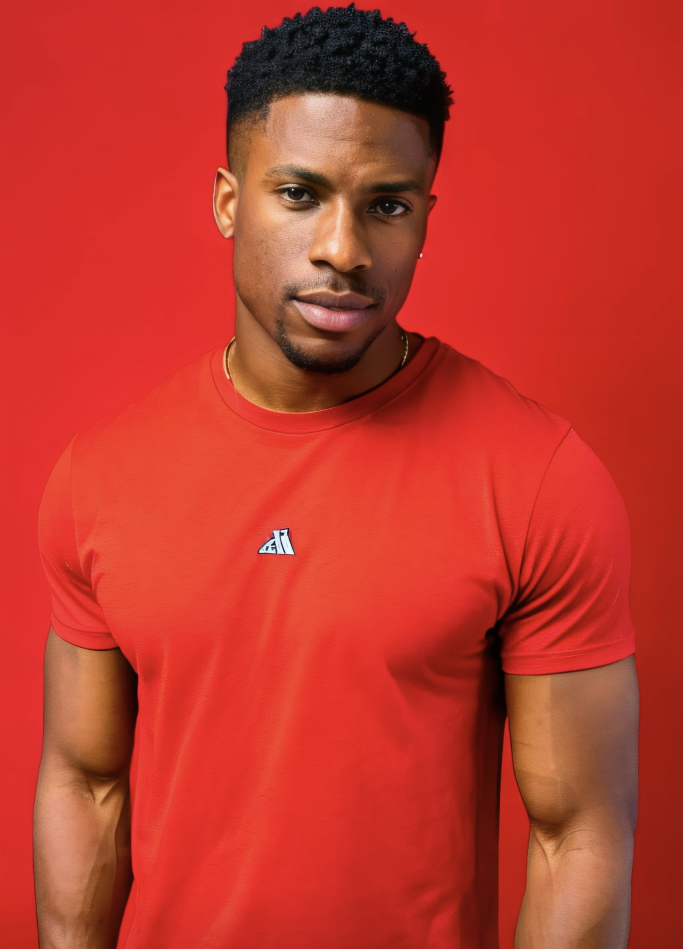
#> input picture IMG_6119.jpg, 2048 x 2847 px (shown at 1/3 size)
$ python -i train_batch_classifier.py   (imports and definitions only)
#> lines starting #> are read from the running program, lines starting #| are printed output that depends on the picture
import json
import os
import numpy as np
from PIL import Image, ImageEnhance, ImageOps
from tqdm import tqdm
from sklearn.model_selection import train_test_split
from sklearn.preprocessing import LabelEncoder
import tensorflow as tf
from tensorflow.keras.models import Sequential, Model
from tensorflow.keras.layers import Conv2D, MaxPooling2D, Flatten, Dense, Dropout, GlobalAveragePooling2D
from tensorflow.keras.callbacks import EarlyStopping
from collections import Counter
import random
from tensorflow.keras.callbacks import EarlyStopping, ReduceLROnPlateau
from tensorflow.keras.applications import ResNet50V2
from tensorflow.keras.applications.resnet_v2 import preprocess_input
import sqlite3


IMG_SIZE = (224, 224)
DATA_DIR = os.getenv("UPLOAD_DIR", "uploads")
DB_PATH = os.getenv("DB_PATH", os.path.join(DATA_DIR, "app.db"))
METADATA_FILE = "./clg_microdot_metadata.json"
BATCH = 8
EPOCHS = 30

# --- Augmentation Functions ---
MIN_SAMPLES_PER_CLASS = 10

def augment_image(img_array):
    """Apply more aggressive augmentations"""
    img = Image.fromarray((img_array * 255).astype(np.uint8))

    # More rotation range
    if random.random() > 0.3:  # More frequent
        angle = random.uniform(-25, 25)  # Wider range
        img = img.rotate(angle, fillcolor=(255, 255, 255))

    # More brightness/contrast variation
    if random.random() > 0.3:
        enhancer = ImageEnhance.Brightness(img)
        factor = random.uniform(0.7, 1.3)  # Wider range
        img = enhancer.enhance(factor)

    if random.random() > 0.3:
        enhancer = ImageEnhance.Contrast(img)
        factor = random.uniform(0.7, 1.3)
        img = enhancer.enhance(factor)

    # Add sharpness variation
    if random.random() > 0.5:
        enhancer = ImageEnhance.Sharpness(img)
        factor = random.uniform(0.8, 1.2)
        img = enhancer.enhance(factor)

    # Add color variation
    if random.random() > 0.5:
        enhancer = ImageEnhance.Color(img)
        factor = random.uniform(0.9, 1.1)
        img = enhancer.enhance(factor)

    # Random horizontal flip
    if random.random() > 0.5:
        img = ImageOps.mirror(img)

    # More noise
    if random.random() > 0.3:
        img_array = np.array(img) / 255.0
        noise = np.random.normal(0, 0.03, img_array.shape)  # Slightly more noise
        img_array = np.clip(img_array + noise, 0, 1)
        return img_array

    return np.array(img.resize(IMG_SIZE)) / 255.0

# --- Load Images and Labels ---
images = []
labels = []
batch_metadata = {}

# Optionally enrich metadata from SQLite DB if present
# db_path = os.path.join(DATA_DIR, "app.db")
db_metadata_by_batch = {}
# [30 lines not run here, left out]

total_folders = 0
# [36 lines not run here, left out]


# --- Prepare Data ---
X = np.array(images)
# [1 line that did not run here, left out]
# [1 line not run here, left out]

le = LabelEncoder()
y = le.fit_transform(labels)
class_names = le.classes_

# Check final class distribution
class_counts = Counter(y)
# [2 lines not run here, left out]

# Now we can safely use stratified split
# [1 line that did not run here, left out]
# [1 line not run here, left out]

# --- Build Model with Transfer Learning ---
from tensorflow.keras.applications import ResNet50V2
from tensorflow.keras.applications.resnet_v2 import preprocess_input

def create_model():
    base_model = ResNet50V2(
        weights='imagenet',
        include_top=False,
        input_shape=(IMG_SIZE[0], IMG_SIZE[1], 3)
    )
    # Phase 1: freeze backbone, train head only
    base_model.trainable = False

    inputs = base_model.input
    x = base_model.output
    x = GlobalAveragePooling2D()(x)
    x = Dropout(0.3)(x)
    x = Dense(512, activation='relu')(x)
    x = Dropout(0.5)(x)
    x = Dense(256, activation='relu')(x)
    x = Dropout(0.3)(x)
    outputs = Dense(len(class_names), activation='softmax')(x)

    model = Model(inputs=inputs, outputs=outputs)

    # Head-only compile: higher LR is okay since backbone is frozen
    optimizer = tf.keras.optimizers.Adam(learning_rate=0.001)
    model.compile(optimizer=optimizer, loss='sparse_categorical_crossentropy', metrics=['accuracy'])
    return model

# Create initial model
# [1 line that did not run here, left out]
# [1 line not run here, left out]


# [4 lines that did not run here, left out]

# --- Train ---
# [1 line not run here, left out]
# [8 lines that did not run here, left out]

# --- Save Model & Label Map ---
# [7 lines not run here, left out]

# --- Evaluate Final Model ---
# [1 line that did not run here, left out]
# [3 lines not run here, left out]

>>> import cv2
>>> picture = cv2.imread('IMG_6119.jpg', cv2.IMREAD_GRAYSCALE)
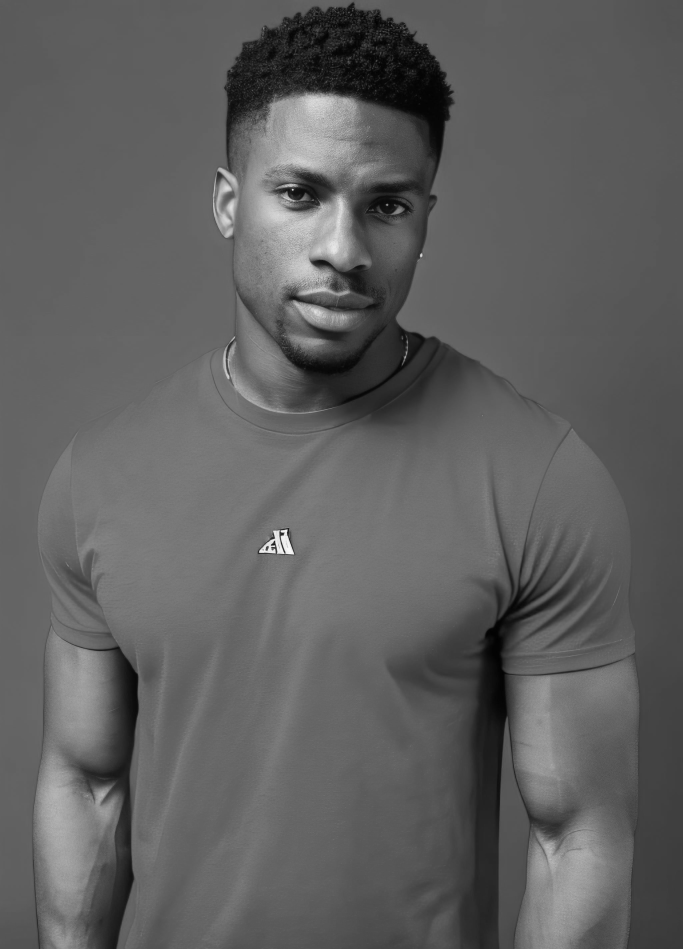
#> picture: shape (2847, 2048) (shown at 1/3 size); min 0, max 255, mean 95.5
>>> result = augment_image(picture)
#> in augment_image, `img = Image.fromarray((img_array * 255).astype(np.uint8))`:
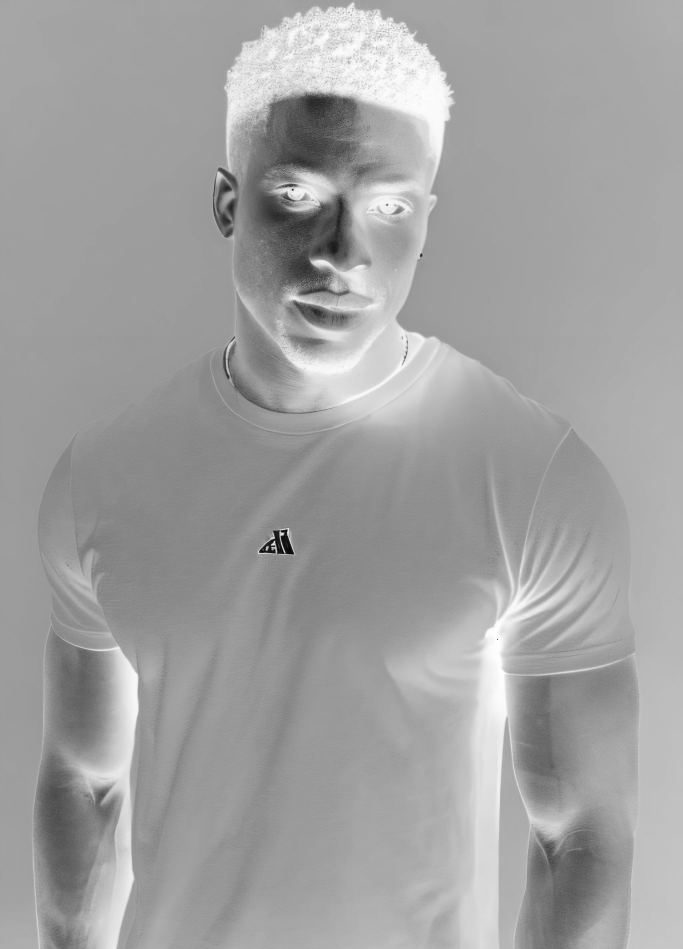
#> img: PIL image 2048x2847 L (shown at 1/3 size); min 0, max 255, mean 160.5
#> (the run stopped early here; a loop or call above may not have finished)
